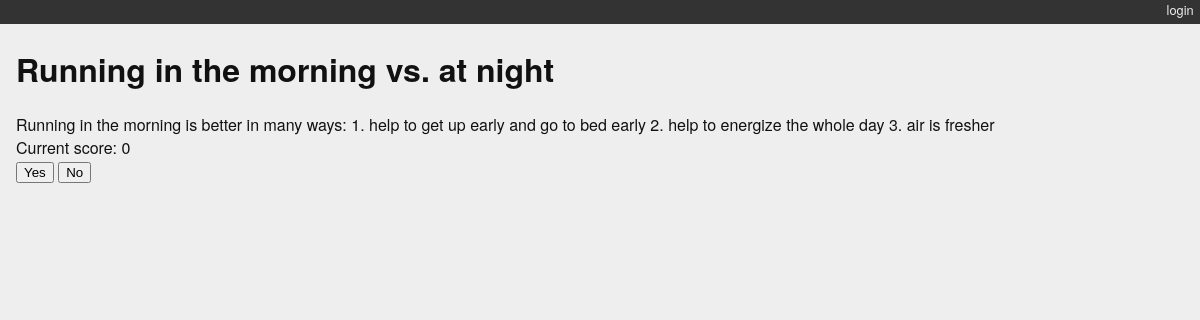
Page /polling/polls/1/ on the committed database.
### polling/models.py (models this page shows, shortened)
class Poll(models.Model):
    title = models.CharField(max_length=128)
    text = models.TextField(blank=True)
    score = models.IntegerField(default=0)

### polling/views.py (the view)
# urls.py: path('polls/<int:poll_id>/', detail_view, name="poll_detail"),
def detail_view(request, poll_id):
    try:
        poll = Poll.objects.get(pk=poll_id)
    except Poll.DoesNotExist:
        raise Http404
    if request.method == "POST":
        if request.POST.get("vote") == "Yes":
            poll.score += 1
        else:
            poll.score -= 1
        poll.save()
    context = {'poll': poll}
    return render(request, 'polling/detail.html', context)

### polling/templates/polling/detail.html (shortened to what this page needs)
{% extends "base.html" %}
{% block content %}
<h1>{{ poll.title }}</h1>
<div class="poll-body">
    {{ poll.text }}
</div>
<div class="poll-score">
    Current score: {{ poll.score }}
</div>
<div class="poll-vote">
    <form method="POST">
        <input type="submit" name="vote" value="Yes">
        <input type="submit" name="vote" value="No">
    </form>
</div>
{% endblock %}

### blogging/static/django_blog.css (style rules this page uses)
body { background-color: #eee; color: #111; font-family: "HelveticaNeue-Light", "Helvetica Neue Light", "Helvetica Neue", Helvetica, Arial, "Lucida Grande", sans-serif; margin:0; padding:0; }

### rows in the picture
Poll: title "Running in the morning vs. at night", text "Running in the morning is better in many ways: 1. help to get up early and go to bed early 2. help to energize the whole day 3. air is fresher", score "0"
